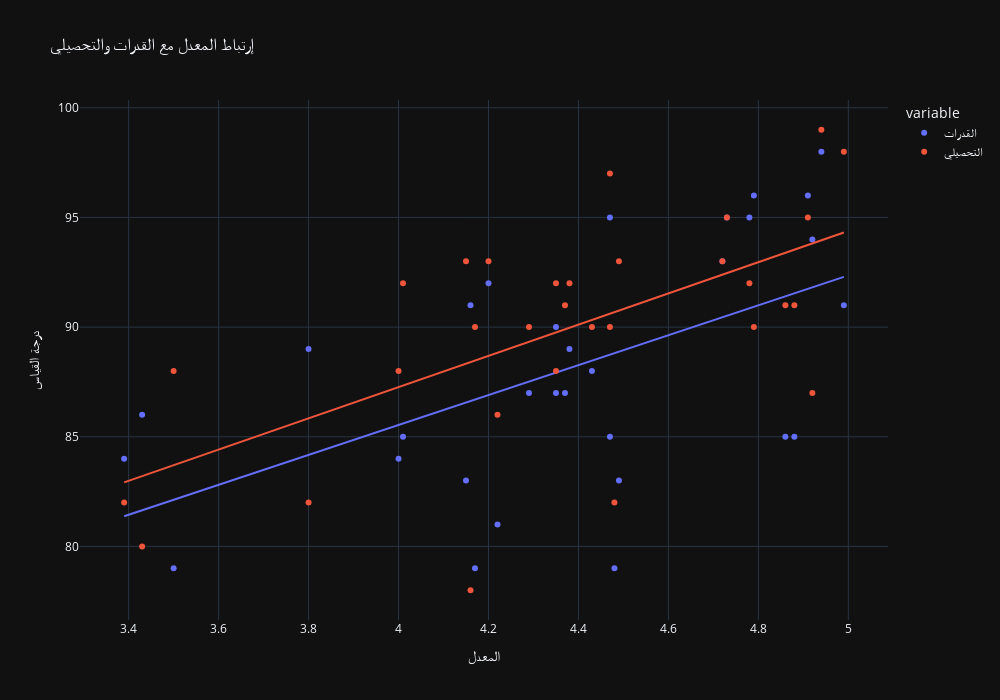

The notebook cell this image was saved under:
### Code cell
temp = df[["القدرات", "التحصيلي"]].copy()
temp.index = df["المعدل"]
fig = px.scatter(
    temp, 
    trendline="ols", 
    width=1000,
    height=700,
    title="إرتباط المعدل مع القدرات والتحصيلي"
)
fig.update_layout(
    xaxis_title="المعدل",
    yaxis_title="درجة القياس",
)
page.append(fig)
fig

### Figure 1 — Plotly figure (JSON) as saved in the notebook; plotly's stock layout.template omitted (floating-point values rounded to 4 significant figures)
{"data": [{"hovertemplate": "variable=القدرات<br>المعدل=%{x}<br>value=%{y}<extra></extra>", "legendgroup": "القدرات", "marker": {"color": "#636efa", "symbol": "circle"}, "mode": "markers", "name": "القدرات", "orientation": "v", "showlegend": true, "type": "scatter", "x": [4.88, 4.99, 4.73, 4.91, 3.5, 4.38, 4.79, 4.35, 4.48, 4.2, 4.16, 4.37, 4.72, 3.39, 4.15, 3.8, 4.47, 4.43, 4.22, 4.29, 4.35, 3.43, 4.47, 4.49, 4.92, 4.17, 4.01, 4, 4.86, 4.94, 4.78], "xaxis": "x", "y": [85, 91, 95, 96, 79, 89, 96, 87, 79, 92, 91, 87, 93, 84, 83, 89, 85, 88, 81, 87, 90, 86, 95, 83, 94, 79, 85, 84, 85, 98, 95], "yaxis": "y"}, {"hovertemplate": "<b>OLS trendline</b><br>value = 6.82405 * المعدل + 58.2404<br>R<sup>2</sup>=0.304274<br><br>variable=القدرات<br>المعدل=%{x}<br>value=%{y} <b>(trend)</b><extra></extra>", "legendgroup": "القدرات", "marker": {"color": "#636efa", "symbol": "circle"}, "mode": "lines", "name": "القدرات", "showlegend": false, "type": "scatter", "x": [3.39, 3.43, 3.5, 3.8, 4, 4.01, 4.15, 4.16, 4.17, 4.2, 4.22, 4.29, 4.35, 4.35, 4.37, 4.38, 4.43, 4.47, 4.47, 4.48, 4.49, 4.72, 4.73, 4.78, 4.79, 4.86, 4.88, 4.91, 4.92, 4.94, 4.99], "xaxis": "x", "y": [81.37, 81.65, 82.12, 84.17, 85.54, 85.6, 86.56, 86.63, 86.7, 86.9, 87.04, 87.52, 87.93, 87.93, 88.06, 88.13, 88.47, 88.74, 88.74, 88.81, 88.88, 90.45, 90.52, 90.86, 90.93, 91.41, 91.54, 91.75, 91.81, 91.95, 92.29], "yaxis": "y"}, {"hovertemplate": "variable=التحصيلي<br>المعدل=%{x}<br>value=%{y}<extra></extra>", "legendgroup": "التحصيلي", "marker": {"color": "#EF553B", "symbol": "circle"}, "mode": "markers", "name": "التحصيلي", "orientation": "v", "showlegend": true, "type": "scatter", "x": [4.88, 4.99, 4.73, 4.91, 3.5, 4.38, 4.79, 4.35, 4.48, 4.2, 4.16, 4.37, 4.72, 3.39, 4.15, 3.8, 4.47, 4.43, 4.22, 4.29, 4.35, 3.43, 4.47, 4.49, 4.92, 4.17, 4.01, 4, 4.86, 4.94, 4.78], "xaxis": "x", "y": [91, 98, 95, 95, 88, 92, 90, 88, 82, 93, 78, 91, 93, 82, 93, 82, 97, 90, 86, 90, 92, 80, 90, 93, 87, 90, 92, 88, 91, 99, 92], "yaxis": "y"}, {"hovertemplate": "<b>OLS trendline</b><br>value = 7.11992 * المعدل + 58.7847<br>R<sup>2</sup>=0.383086<br><br>variable=التحصيلي<br>المعدل=%{x}<br>value=%{y} <b>(trend)</b><extra></extra>", "legendgroup": "التحصيلي", "marker": {"color": "#EF553B", "symbol": "circle"}, "mode": "lines", "name": "التحصيلي", "showlegend": false, "type": "scatter", "x": [3.39, 3.43, 3.5, 3.8, 4, 4.01, 4.15, 4.16, 4.17, 4.2, 4.22, 4.29, 4.35, 4.35, 4.37, 4.38, 4.43, 4.47, 4.47, 4.48, 4.49, 4.72, 4.73, 4.78, 4.79, 4.86, 4.88, 4.91, 4.92, 4.94, 4.99], "xaxis": "x", "y": [82.92, 83.21, 83.7, 85.84, 87.26, 87.34, 88.33, 88.4, 88.47, 88.69, 88.83, 89.33, 89.76, 89.76, 89.9, 89.97, 90.33, 90.61, 90.61, 90.68, 90.75, 92.39, 92.46, 92.82, 92.89, 93.39, 93.53, 93.74, 93.81, 93.96, 94.31], "yaxis": "y"}], "layout": {"height": 700, "legend": {"title": {"text": "variable"}, "tracegroupgap": 0}, "title": {"text": "إرتباط المعدل مع القدرات والتحصيلي"}, "width": 1000, "xaxis": {"anchor": "y", "domain": [0, 1], "title": {"text": "المعدل"}}, "yaxis": {"anchor": "x", "domain": [0, 1], "title": {"text": "درجة القياس"}}}}
